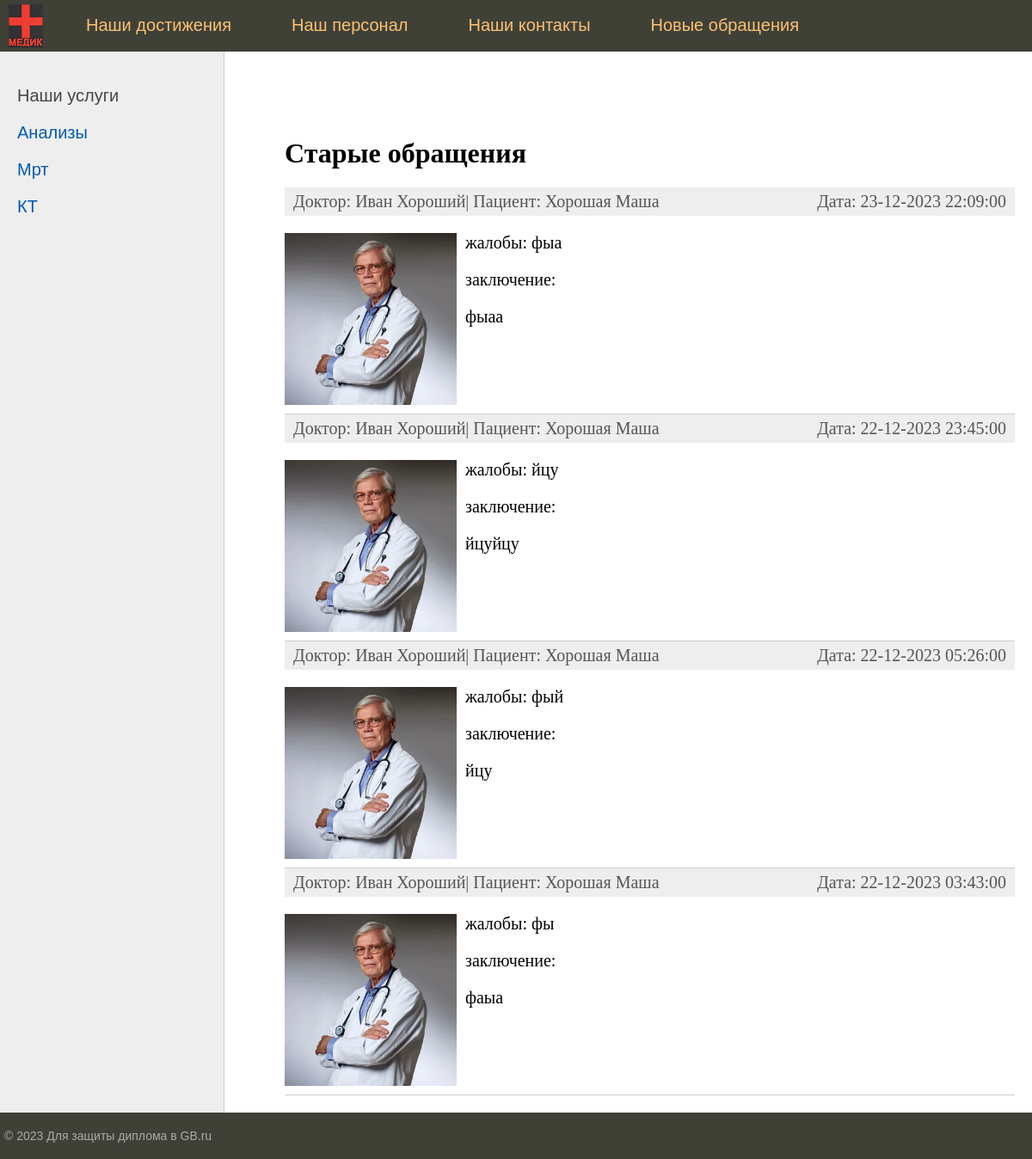
Page /patient_history_old/ (signed in) on the committed database.
### hospital_app/models.py (models this page shows, shortened)
class Appointment(models.Model):
    patient = models.ForeignKey(get_user_model(), on_delete=models.CASCADE, related_name='patient_visits',
                                verbose_name='Пациент')
    doctor = models.ForeignKey(get_user_model(), on_delete=models.CASCADE, related_name='doctor_visits',
                               verbose_name='Доктор')
    start_date_time = models.DateTimeField(verbose_name='Начало приёма')
    end_date_time = models.DateTimeField(verbose_name='Звершение приёма')
    complaint = models.CharField(max_length=500, validators=[RussianLettersValidator()],
                                 blank=True, verbose_name='Жалобы')
    readings = models.TextField(blank=True, validators=[RussianLettersValidator()], verbose_name="Ответ доктора")

### users/models.py (models this page shows)
class User(AbstractUser):
    photo = models.ImageField(upload_to="users/%Y/%m/%d/", blank=True, null=True, verbose_name="Фотография")
    date_birth = models.DateTimeField(blank=True, null=True, verbose_name="Дата рождения")
    cat_doctor = models.CharField(max_length=500, blank=True, null=True, verbose_name="Категория доктора")

### hospital_app/views.py (the view, shortened to what this page needs)
# urls.py: path('patient_history_old/', views.PatientOldListView.as_view(), name='patient_history_old'),
class PatientOldListView(UserPassesTestMixin, ListView):
    model = Appointment
    template_name = 'hospital_app/patient_history_old.html'  # Путь к вашему шаблону
    context_object_name = 'appointment'
    def test_func(self):
        allowed_groups = ['Patient', 'staff', 'root']
        return self.request.user.groups.filter(name__in=allowed_groups).exists()
    def get_context_data(self, **kwargs):
        context = super().get_context_data(**kwargs)
        context.update({
            'title': 'Старые обращения',
        })
        return context
    def get_queryset(self):
        user = self.request.user
        queryset = Appointment.objects.filter(Q(patient=user) & Q(readings__gt='')).order_by('-start_date_time')
        return queryset

### hospital_app/templatetags/hospital_tags.py (called while the page is built)
@register.simple_tag
def get_menu():
    return menu

@register.simple_tag
def get_menu_left():
    return menu_left

@register.simple_tag
def get_menu_patient():
    return menu_patient

### hospital_app/templates/hospital_app/patient_history_old.html (shortened to what this page needs)
{% extends 'base.html' %}
{% block content %}
    <h1>{{ title }}</h1>
    <ul class="list-articles">
    {% for appoint in appointment %}
    <li><div class="article-panel">
    <p class="first">Доктор: {{appoint.doctor.first_name}} {{appoint.doctor.last_name}}| Пациент:
	{{ appoint.patient.last_name|default:"неизвестен" }} {{ appoint.patient.first_name }}</p>
	<p class="last">Дата: {{appoint.start_date_time|date:"d-m-Y H:i:s"}}</p>
    </div>
    {% if appoint.doctor.photo %}
        <p><img class="img-article-left" src="{{appoint.doctor.photo.url}} " width="200" height="200"></p>
    {% endif %}
          <p> жалобы: {{ appoint.complaint }}
            {% autoescape off %}
          <p> заключение: {{appoint.readings|linebreaks|truncatewords:40}}<p>
            {% endautoescape %}
        </li>
{% endfor %}
</ul>
{% endblock %}

### templates/base.html (shortened to what this page needs)
{% load static %}
{% load hospital_tags %}
<!DOCTYPE html>
<html>
<head>
        <link type="text/css" href="{% static 'hospital_app/css/styles.css' %}" rel="stylesheet" />
</head>
<body>
<table class="table-page" border=0 cellpadding="0" cellspacing="0">
<tr><td valign=top>
{% block mainmenu %}
    <div class="header">
        <ul id="mainmenu" class="mainmenu">
        <li class="logo"><a href="{% url 'home' %}"><div class="logo"></div></a></li>
{% get_menu as menu %}
{% for m in menu %}
    <li><a href="{% url m.url_name %}">{{m.title}}</a></li>
{% endfor %}
{% if user.is_authenticated  %}
    {% if   user.groups.first.name == 'Patient' %}
    {% get_menu_patient as menu %}
    {% for m in menu %}
    <li><a href="{% url m.url_name %}">{{m.title}}</a></li>
    {% endfor %}
    {% endif %}
				<li class="last"><a href="{% url 'users:profile' %}">{{user.username}}</a> | <a href="{% url 'users:logout' %}">Выйти</a></li>
{% else %}
    <li class="last"><a href="{% url 'users:login' %}">Войти</a> | <a href="{% url 'users:register' %}">Регистрация</a></li>
{% endif %}
		</ul>
	</div>
{% endblock mainmenu %}
<table class="table-content" border=0 cellpadding="0" cellspacing="0">
<tr>
	<td valign="top" class="left-chapters">
	<ul>
        <nav>
            <p>Наши услуги</p>
            {% get_menu_left as menu_left %}
            {% for m in menu_left %}
            <p><a href="{% url m.url_name %}">{{m.title}}</a></p>
            {% endfor %}
        </nav>
	</ul>
    </td>
<td valign="top" class="content">
	<div class="content-text">
{% block content %}
{% endblock %}
    </div>
</td></tr></table>
</td></tr>
<tr><td valign=top>
	<div id="footer">
		<p>&copy; 2023 Для защиты диплома в GB.ru</p>
	</div>
</td></tr></table>
</body>
</html>

### hospital_app/static/hospital_app/css/styles.css (style rules this page uses)
html, body { font-family: 'Arial'; margin: 0; padding: 0; height: 100%; width: 100%; color: #444; }
a { color: #0059b2; text-decoration: none; }
img { max-width: 600px; height: auto; }
img.img-article-left { max-width: 300px; height: auto; float: left; padding: 0 10px 10px 0; }
div.article-panel { background: #eee; padding: 5px 10px 5px 10px; box-sizing: border-box; overflow: hidden; color: #555; }
div.article-panel p.first { margin: 0; float: left; }
div.article-panel p.last { margin: 0; float: right; }
ul.list-articles { list-style: none; margin: 0; padding: 0; }
ul.list-articles li { border-bottom: 1px solid #ccc; }
.table-page { width: 100%; height: 100%; vertical-align: top; }
.table-page tr { height: 100%; }
.header { background: #3F4137; height: 60px; }
.logo { background: url('../images/logo_new.png') no-repeat 10px 5px; width: 70px; height: 60px; }
ul.mainmenu { list-style: none; margin: 0; padding: 0; height: 60px; color: #fdc073; font-size: 20px; overflow: hidden; }
ul.mainmenu li { float: left; margin: 18px 40px 0 30px; }
ul.mainmenu li.logo { margin: 0; }
ul.mainmenu li.last { float: right; }
ul.mainmenu li a { color: #fdc073; text-decoration: none; }
.table-content { width: 100%; min-height: 100%; height: 100%; }
.left-chapters { margin: 0; background: #eee; border-right: 1px solid #ccc; }
.left-chapters ul { width: 230px; margin: 0; padding: 20px 10px 10px 20px; list-style: none; font-size: 20px; }
.content { padding: 40px 20px 20px 40px; width: 100%; box-sizing: border-box; }
.content-text { margin: 60px 0 0 30px; color: #000; font-size: 20px; font-family: Yandex Sans Display Light; }
.content-text h1 { font-size: 32px; }
#footer { box-sizing: border-box; background: #3F4137; padding: 5px; color: #aaa; font-size: 14px; font-family: Verdana, Geneva, Arial, Helvetica; text-align: left; overflow: hidden; }

### rows in the picture
Appointment: doctor.first_name "Иван", doctor.last_name "Хороший", patient.last_name "Хорошая", patient.first_name "Маша", start_date_time "23-12-2023 22:09:00", doctor.photo (picture), complaint "фыа", readings "фыаа"
Appointment: doctor.first_name "Иван", doctor.last_name "Хороший", patient.last_name "Хорошая", patient.first_name "Маша", start_date_time "22-12-2023 23:45:00", doctor.photo (picture), complaint "йцу", readings "йцуйцу"
Appointment: doctor.first_name "Иван", doctor.last_name "Хороший", patient.last_name "Хорошая", patient.first_name "Маша", start_date_time "22-12-2023 05:26:00", doctor.photo (picture), complaint "фый", readings "йцу"
Appointment: doctor.first_name "Иван", doctor.last_name "Хороший", patient.last_name "Хорошая", patient.first_name "Маша", start_date_time "22-12-2023 03:43:00", doctor.photo (picture), complaint "фы", readings "фаыа"

### other values in the picture
{{ m.title }} "Наши достижения" "Наш персонал" "Наши контакты"
{{ m.title }} "Новые обращения"
{{ m.title }} "Анализы" "Мрт" "КТ"
{{ title }} "Старые обращения"
